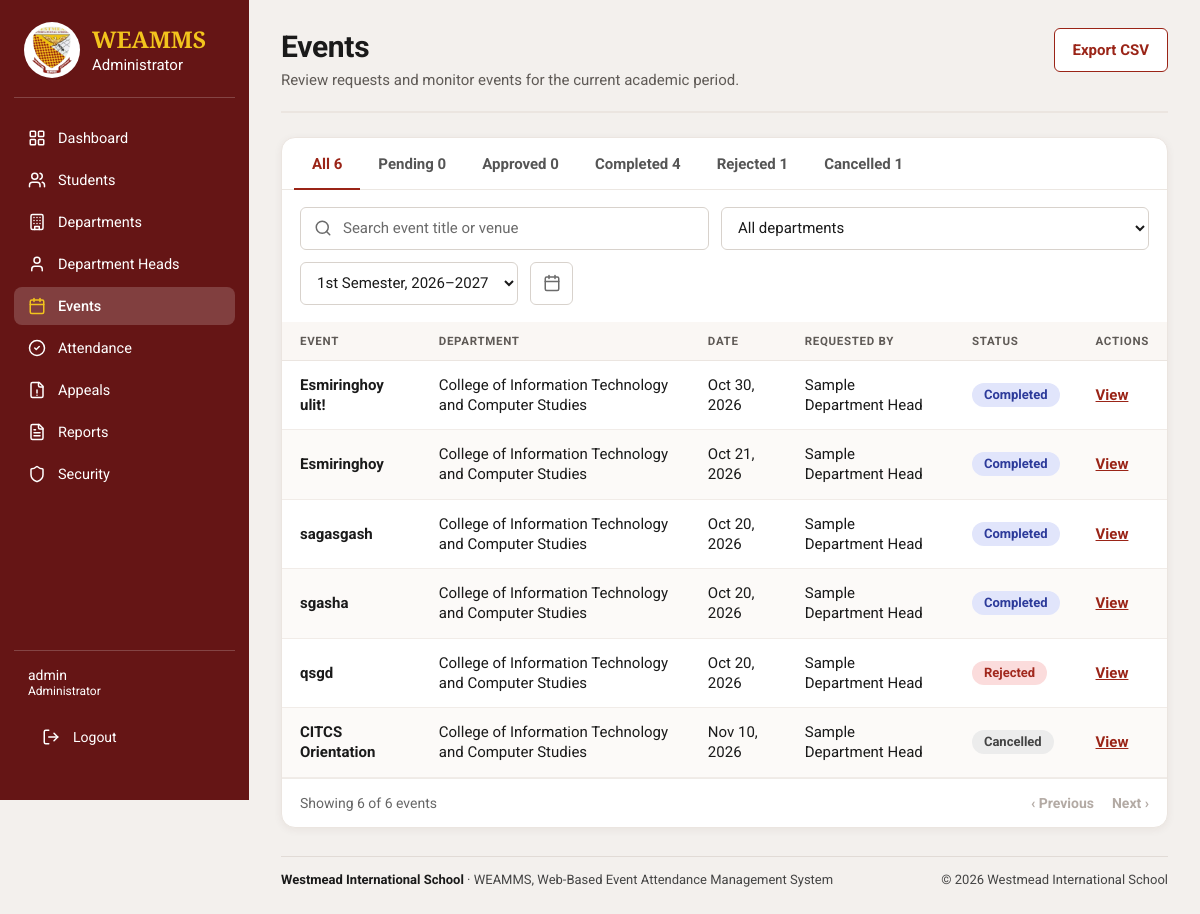
The page /admin/events/index.php (signed in) on the database its author committed.
### tables this page shows
CREATE TABLE `events` (
  `event_id` bigint(20) UNSIGNED NOT NULL,
  `department_id` bigint(20) UNSIGNED NOT NULL,
  `requested_by` bigint(20) UNSIGNED NOT NULL,
  `academic_period_id` bigint(20) UNSIGNED NOT NULL,
  `event_title` varchar(200) NOT NULL,
  `event_description` text DEFAULT NULL,
  `venue` varchar(200) DEFAULT NULL,
  `start_at` datetime NOT NULL,
  `end_at` datetime NOT NULL,
  `attendance_opens_at` datetime DEFAULT NULL,
  `attendance_closes_at` datetime DEFAULT NULL,
  `event_status` enum('pending','approved','rejected','cancelled','cancellation_requested','completed') NOT NULL DEFAULT 'pending',
  `admin_reviewed_by` bigint(20) UNSIGNED DEFAULT NULL,
  `admin_reviewed_at` datetime DEFAULT NULL,
  `admin_remarks` text DEFAULT NULL,
  `cancellation_requested_at` datetime DEFAULT NULL,
  `cancellation_requested_by` bigint(20) UNSIGNED DEFAULT NULL,
  `cancellation_request_remarks` text DEFAULT NULL,
  `created_at` timestamp NOT NULL DEFAULT current_timestamp(),
  `updated_at` timestamp NOT NULL DEFAULT current_timestamp() ON UPDATE current_timestamp()
);

CREATE TABLE `departments` (
  `department_id` bigint(20) UNSIGNED NOT NULL,
  `department_code` varchar(30) NOT NULL,
  `department_name` varchar(150) NOT NULL,
  `description` text DEFAULT NULL,
  `is_active` tinyint(1) NOT NULL DEFAULT 1,
  `department_head_can_edit` tinyint(1) NOT NULL DEFAULT 0,
  `department_head_can_edit_attendance` tinyint(1) NOT NULL DEFAULT 0,
  `created_at` timestamp NOT NULL DEFAULT current_timestamp()
);

CREATE TABLE `department_heads` (
  `department_head_id` bigint(20) UNSIGNED NOT NULL,
  `user_id` bigint(20) UNSIGNED NOT NULL,
  `department_id` bigint(20) UNSIGNED NOT NULL,
  `employee_number` varchar(50) DEFAULT NULL,
  `first_name` varchar(100) NOT NULL,
  `middle_name` varchar(100) DEFAULT NULL,
  `last_name` varchar(100) NOT NULL,
  `created_at` timestamp NOT NULL DEFAULT current_timestamp()
);

### includes/admin_lists.php (called while the page is built, shortened)
<?php
function adminFullName(?string $first, ?string $middle, ?string $last): string
{
    return trim(implode(' ', array_filter([trim((string) $first), trim((string) $middle), trim((string) $last)], static fn (string $p): bool => $p !== '')));
}
function adminEventFilter(PDO $pdo, array $get): array
{
    $q = trim(is_string($get['q'] ?? null) ? $get['q'] : '');
    $departmentId = filter_var($get['department_id'] ?? null, FILTER_VALIDATE_INT);
    $departmentId = $departmentId !== false && $departmentId > 0 ? $departmentId : 0;
    $periodAll = ($get['academic_period_id'] ?? null) === 'all';
    $periodId = filter_var($get['academic_period_id'] ?? null, FILTER_VALIDATE_INT);
    $periodId = $periodId !== false && $periodId > 0 ? $periodId : 0;
    if ($periodId === 0 && !$periodAll) {
        $current = $pdo->query('SELECT academic_period_id FROM academic_periods WHERE is_current = 1 ORDER BY start_date DESC LIMIT 1')->fetchColumn();
        $periodId = $current !== false ? (int) $current : 0;
        $periodAll = $periodId === 0;
    }
    $eventDate = is_string($get['event_date'] ?? null) && preg_match('/^\d{4}-\d{2}-\d{2}$/', $get['event_date']) ? $get['event_date'] : '';
    $where = '1 = 1';
    $params = [];
    if ($periodId > 0) {
        $where .= ' AND e.academic_period_id = :period_id';
        $params['period_id'] = $periodId;
    }
    return [$where, $params, ['q' => $q, 'department_id' => $departmentId, 'period_id' => $periodId, 'period_all' => $periodAll, 'event_date' => $eventDate]];
}
function adminPeriodLabel(string $academicYear, string $semester): string
{
    $semesterLabel = in_array($semester, ['1st', '2nd'], true) ? $semester . ' Semester' : $semester;
    return $semesterLabel . ', ' . str_replace('-', '–', $academicYear);
}

### admin/events/index.php (the view, shortened to what this page needs)
<?php
require_once __DIR__ . '/../../includes/admin_layout_start.php';
require_once __DIR__ . '/../../includes/admin_lists.php';
$statusTabs = [
    'pending' => ['Pending', 'ad-pill-yellow'],
    'approved' => ['Approved', 'ad-pill-green'],
    'completed' => ['Completed', 'ad-pill-blue'],
    'rejected' => ['Rejected', 'ad-pill-red'],
    'cancellation_requested' => ['Cancellation requested', 'ad-pill-yellow'],
    'cancelled' => ['Cancelled', 'ad-pill-gray'],
];
$statusFilter = is_string($_GET['status'] ?? null) && isset($statusTabs[$_GET['status']]) ? $_GET['status'] : '';
[$where, $params, $filters] = adminEventFilter($pdo, $_GET);
[$page, $offset] = adminPage(EVENTS_PER_PAGE);
$periods = $pdo->query('SELECT academic_period_id, academic_year, semester FROM academic_periods ORDER BY start_date DESC')->fetchAll(PDO::FETCH_ASSOC);
$countStmt = $pdo->prepare('SELECT e.event_status, COUNT(*) ' . ADMIN_EVENT_FROM . ' WHERE ' . $where . ' GROUP BY e.event_status');
$countStmt->execute($params);
$statusCounts = $countStmt->fetchAll(PDO::FETCH_KEY_PAIR);
$allCount = array_sum(array_map('intval', $statusCounts));
$listWhere = $where;
$listParams = $params;
$total = $statusFilter === '' ? $allCount : (int) ($statusCounts[$statusFilter] ?? 0);
[$page, $offset] = adminClampPage($page, EVENTS_PER_PAGE, $total);
$stmt = $pdo->prepare(
    'SELECT e.event_id, e.event_title, e.start_at, e.event_status, d.department_name,
            dh.first_name, dh.middle_name, dh.last_name '
    . ADMIN_EVENT_FROM . ' WHERE ' . $listWhere . '
     ORDER BY FIELD(e.event_status, \'pending\', \'cancellation_requested\', \'approved\', \'completed\', \'rejected\', \'cancelled\'),
              IF(e.event_status IN (\'pending\', \'cancellation_requested\'), UNIX_TIMESTAMP(e.start_at), -UNIX_TIMESTAMP(e.start_at)),
              e.event_id DESC
     LIMIT ' . EVENTS_PER_PAGE . ' OFFSET ' . $offset
);
$stmt->execute($listParams);
$events = $stmt->fetchAll(PDO::FETCH_ASSOC);
$sharedQuery = array_filter([
    'q' => $filters['q'],
    'department_id' => $filters['department_id'] ?: '',
    'academic_period_id' => $filters['period_all'] ? 'all' : $filters['period_id'],
    'event_date' => $filters['event_date'],
], static fn ($v): bool => $v !== '' && $v !== 0);
$tabHref = static fn (string $status): string => '?' . http_build_query($status === '' ? $sharedQuery : $sharedQuery + ['status' => $status]);
$exportQuery = http_build_query($statusFilter === '' ? $sharedQuery : $sharedQuery + ['status' => $statusFilter]);
?>
<section class="ad-page">
    <header class="ad-head">
        <div>
            <h1>Events</h1>
            <p>Review requests and monitor events for the current academic period.</p>
        </div>
        <div class="ad-head-actions">
            <a class="ad-btn" href="<?= adminEscape($adminBaseUrl) ?>/admin/events/export.php<?= $exportQuery !== '' ? '?' . adminEscape($exportQuery) : '' ?>">Export CSV</a>
        </div>
    </header>
    <div class="ad-card">
        <nav class="ad-tabs" aria-label="Filter events by status">
            <a href="<?= adminEscape($tabHref('')) ?>" <?= $statusFilter === '' ? 'aria-current="page"' : '' ?>>All <?= $allCount ?></a>
            <?php foreach ($statusTabs as $status => [$label]): ?>
                <?php $count = (int) ($statusCounts[$status] ?? 0); ?>
                <?php if ($count > 0 || $statusFilter === $status || in_array($status, ['pending', 'approved', 'completed', 'rejected'], true)): ?>
                    <a href="<?= adminEscape($tabHref($status)) ?>" <?= $statusFilter === $status ? 'aria-current="page"' : '' ?>><?= adminEscape($label) ?> <?= $count ?></a>
                <?php endif; ?>
            <?php endforeach; ?>
        </nav>
        <form class="ad-toolbar" method="get" action="<?= adminEscape($adminBaseUrl) ?>/admin/events/index.php">
            <label class="ad-search">
                <input type="search" name="q" value="<?= adminEscape($filters['q']) ?>" placeholder="Search event title or venue">
            </label>
            <label>
                <select name="department_id" data-autosubmit>
                    <option value="">All departments</option>
                </select>
            </label>
            <label>
                <select name="academic_period_id" data-autosubmit>
                    <?php foreach ($periods as $period): ?>
                        <option value="<?= (int) $period['academic_period_id'] ?>" <?= $filters['period_id'] === (int) $period['academic_period_id'] ? 'selected' : '' ?>><?= adminEscape(adminPeriodLabel($period['academic_year'], $period['semester'])) ?></option>
                    <?php endforeach; ?>
                </select>
            </label>
            <span class="ad-date-picker">
                <button class="ad-date-btn<?= $filters['event_date'] !== '' ? ' is-set' : '' ?>" type="button" data-date-open aria-label="Filter by event date<?= $filters['event_date'] !== '' ? ' (' . adminEscape($filters['event_date']) . ')' : '' ?>" title="<?= $filters['event_date'] !== '' ? adminEscape(date('M j, Y', strtotime($filters['event_date']))) : 'Filter by event date' ?>"><?= adminIcon('calendar') ?></button>
            </span>
        </form>
        <?php if ($events === []): ?>
            <div class="ad-empty">
                <strong>No events found</strong>
                Try a different tab, search or period.
            </div>
        <?php else: ?>
            <div class="ad-table-wrap">
                <table class="ad-table">
                    <thead>
                        <tr>
                            <th scope="col">Event</th>
                            <th scope="col">Department</th>
                            <th scope="col">Date</th>
                            <th scope="col">Requested by</th>
                            <th scope="col">Status</th>
                            <th scope="col">Actions</th>
                        </tr>
                    </thead>
                    <tbody>
                        <?php foreach ($events as $event): ?>
                            <?php
                            $status = $event['event_status'];
                            $needsReview = in_array($status, ['pending', 'cancellation_requested'], true);
                            $headName = adminFullName($event['first_name'], $event['middle_name'], $event['last_name']);
                            ?>
                            <tr>
                                <td class="ad-strong"><?= adminEscape($event['event_title']) ?></td>
                                <td><?= adminEscape($event['department_name']) ?></td>
                                <td><?= adminEscape(date('M j, Y', strtotime($event['start_at']))) ?></td>
                                <td><?= adminEscape($headName ?: '—') ?></td>
                                <td><span class="ad-pill <?= adminEscape($statusTabs[$status][1] ?? 'ad-pill-gray') ?>"><?= adminEscape($statusTabs[$status][0] ?? ucwords(str_replace('_', ' ', $status))) ?></span></td>
                                <td><a class="ad-link" href="<?= adminEscape($adminBaseUrl) ?>/admin/events/view.php?id=<?= (int) $event['event_id'] ?>"><?= $needsReview ? 'Review' : 'View' ?></a></td>
                            </tr>
                        <?php endforeach; ?>
                    </tbody>
                </table>
            </div>
        <?php endif; ?>
    </div>
</section>
<?php require __DIR__ . '/../../includes/footer.php'; ?>
</main>
</body>
</html>

### assets/css/style.css (style rules this page uses)
:root { --wis-maroon-light: #B43737; --wis-maroon: #8B1E1E; --wis-maroon-dark: #641414; --wis-gold: #F2C300; --wis-gold-dark: #D6A900; --wis-white: #FFFFFF; --wis-light-blue: #E8F0FE; --wis-black: #171717; --wis-background: #F5F5F5; --wis-border: #B8C1CC; --wis-shadow: 0 8px 25px rgba(0, 0, 0, 0.10); }
* { box-sizing: border-box; margin: 0; padding: 0; }
html { scroll-behavior: smooth; }
body { display: flex; justify-content: center; align-items: flex-start; min-height: 100vh; padding: 0 20px; background: var(--wis-background); color: var(--wis-black); font-family: 'Roboto', Arial, Helvetica, sans-serif; }
h1 { color: var(--wis-maroon); font-family: 'Cinzel', Georgia, serif; font-size: 60px; font-weight: 700; line-height: 1.2; }
form { width: 100%; margin: 0 auto; }
button { display: block; width: 100%; min-height: 48px; padding: 12px 14px; border: 2px solid var(--wis-maroon); border-radius: 7px; background: var(--wis-maroon); color: var(--wis-white); font-family: 'Roboto', Arial, Helvetica, sans-serif; font-size: 14px; font-weight: 700; cursor: pointer; transition: background 0.2s ease, border-color 0.2s ease, color 0.2s ease, transform 0.2s ease; }

### assets/css/ui-refresh.css (style rules this page uses)
:root { --ui-bg: #f3f0ed; --ui-border: #ebe5e0; --ui-tint: #faf7f4; --ui-zebra: #fcfaf8; --ui-hover: #f7f1ec; --ui-muted: #5f5a56; --ui-radius: 14px; --ui-shadow: 0 2px 8px rgb(60 30 20 / 6%); }
.ad-head { padding-bottom: 20px; border-bottom: 2px solid var(--ui-border); }
.ad-head h1 { font-size: 30px; letter-spacing: -0.01em; }
.ad-head p { color: var(--ui-muted); }
.ad-card { border: 1px solid var(--ui-border); border-radius: var(--ui-radius); box-shadow: var(--ui-shadow); }
.ad-table th { padding: 12px 18px; background: var(--ui-tint); border-bottom: 1px solid var(--ui-border); color: var(--ui-muted); font-size: 11.5px; letter-spacing: 0.06em; }
.ad-table td { border-top: 0; border-bottom: 1px solid #f1ece8; }
.ad-table tbody tr:nth-child(even) td { background: var(--ui-zebra); }

### rows shown on the page
events: event_title "Esmiringhoy ulit!", department.department_name "College of Information Technology and Computer Studies", start_at "Oct 30, 2026", requested_by.last_name "Sample Department Head", event_status "Completed", shows "View"
events: event_title "Esmiringhoy", department.department_name "College of Information Technology and Computer Studies", start_at "Oct 21, 2026", requested_by.last_name "Sample Department Head", event_status "Completed", shows "View"
events: event_title "sagasgash", department.department_name "College of Information Technology and Computer Studies", start_at "Oct 20, 2026", requested_by.last_name "Sample Department Head", event_status "Completed", shows "View"
events: event_title "sgasha", department.department_name "College of Information Technology and Computer Studies", start_at "Oct 20, 2026", requested_by.last_name "Sample Department Head", event_status "Completed", shows "View"
events: event_title "qsgd", department.department_name "College of Information Technology and Computer Studies", start_at "Oct 20, 2026", requested_by.last_name "Sample Department Head", event_status "Rejected", shows "View"
events: event_title "CITCS Orientation", department.department_name "College of Information Technology and Computer Studies", start_at "Nov 10, 2026", requested_by.last_name "Sample Department Head", event_status "Cancelled", shows "View"

### other values the page prints
adminEscape($label) "Dashboard"
adminEscape($label) "Students"
adminEscape($label) "Departments"
adminEscape($label) "Department Heads"
adminEscape($label) "Events"
adminEscape($label) "Attendance"
adminEscape($label) "Appeals"
adminEscape($label) "Reports"
adminEscape($label) "Security"
adminEscape($adminUsername) "admin"
$allCount "6"
adminEscape($label) "Pending"
$count "0"
adminEscape($label) "Approved"
adminEscape($label) "Completed"
